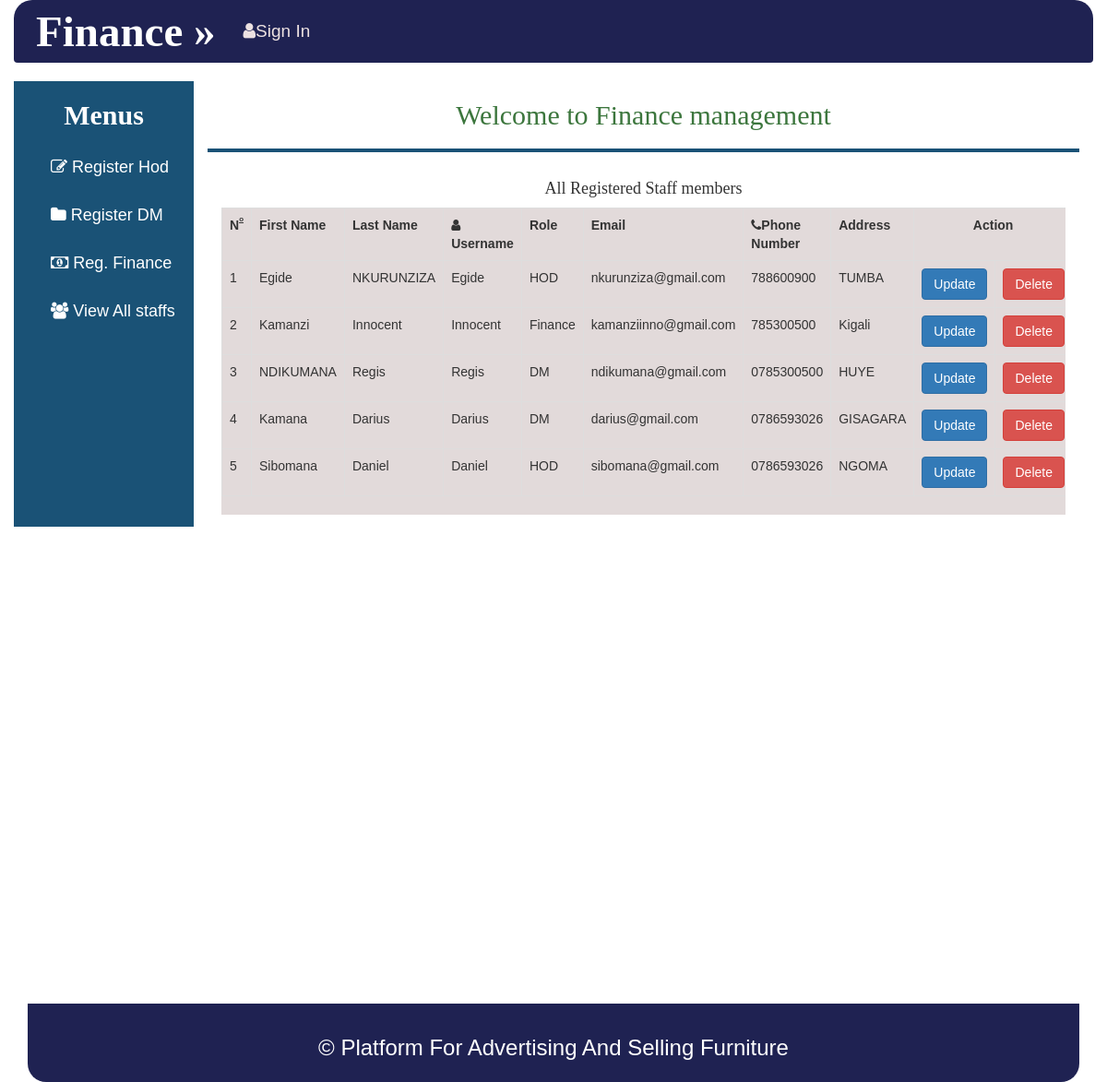
/staff/home_finance.php?viewstaffs (signed in), run on the app's committed database.
### tables this page shows
CREATE TABLE `staffmembers` (
  `stf_id` int(10) NOT NULL,
  `stf_firstname` varchar(90) NOT NULL,
  `stf_lastname` varchar(90) NOT NULL,
  `stf_username` varchar(90) NOT NULL,
  `stf_userrole` varchar(90) NOT NULL,
  `stf_email` varchar(100) NOT NULL,
  `stf_telephone` varchar(20) NOT NULL,
  `stf_password` varchar(40) NOT NULL,
  `stf_address` varchar(90) NOT NULL,
  `stf_status` tinyint(10) NOT NULL
);

### connect/pdoquery.php (called while the page is built, shortened)
<?php
include('pdoconnect.php');
class FurnitureQuery
{
	public $con;
	function __construct()
	{
		$k = new Connection;
		$this->con = $k->connect();
	}
	public function viewStaffMembers() {
		$sql = "SELECT * FROM staffmembers ";
		$query = $this->con->prepare($sql);
		$query->execute();
		return $query;
	}
}
?>

### connect/pdoconnect.php (called while the page is built, shortened)
<?php
class Connection{
	public $host="localhost";
	protected $db= "furniture";
	private   $user="root";
	private   $pass="";
	public function connect(){
		try{
		$dsn= "mysql:host=$this->host; dbname=$this->db";
		$this->con = new PDO($dsn, $this->user, $this->pass );
		return $this->con;
	}catch(PDOException $err ){
		echo "ERROR OCCURED".$err->getMessage();
	}
  }
}

### staff/home_finance.php (the view, shortened to what this page needs)
<?php
include '../layout/header_finance.php';
?>
  <div class="container"  id="contentContainer-fluid" style="height: auto!important;">
    <div class="row prod" id="content-data" style="font-family: verdana!important; height: 1000px!important;">
      <div class="col-md-2 left-data-link" style="height: auto!important; background-color: #1a5276!important; padding: 0px!important; margin: 0px!important; color: #FFF!important;">
        <?php  include '../layout/navigation.php';  ?>
      </div>
      <div class="col-md-10">
        <h2 class="text-center text-success">Welcome to Finance management</h2><hr style="border: 2px solid #1a5276!important;">
    <?php if(!isset($_GET['viewstaffs']) && !isset($_GET['setfprice']) && !isset($_GET['setp']) && !isset($_GET['view_py'])) { ?>
    <div id="section-3">
      <div class="row">
        <div class="col-xl-6 col-lg-6 mb-5 text-center m-4">
          <div class="card text-white bg-danger o-hidden h-100">
            <div class="card-body">
              <div class="card-body-icon">
                <i class="fa fa-list fa-5x text-center p-5"></i>
              </div>
              <h3 class="ml-5">Paid orders&nbsp;<button class="btn btn-lg btn-warning text-danger" disabled><?php echo $obj->cPaidOrders(); ?></button></h3>
            </div>
            <p class="card-footer text-white clearfix small z-1">
              <span class="float-left">This section shows the total number of all paid orders</span>
              <span class="float-right">
                <i class="fa fa-angle-right"></i>
              </span>
            </p>
          </div>
        </div>
        <div class="col-xl-6 col-lg-6 mb-5 text-center m-4">
          <div class="card text-white bg-primary o-hidden h-100">
            <div class="card-body">
              <div class="card-body-icon">
                <i class="fa fa-archive fa-5x text-center p-5"></i>
              </div>
              <h3 class="ml-5">Unpaid orders&nbsp;<button class="btn btn-lg btn-warning text-danger" disabled><?php echo $obj->cUnpaidOrders(); ?></button></h3>
            </div>
            <p class="card-footer text-white clearfix small z-1">
              <span class="float-left">This section shows the total number of all unpaid orders</span>
              <span class="float-right">
                <i class="fa fa-angle-right"></i>
              </span>
            </p>
          </div>
        </div>
        <div class="col-xl-6 col-lg-6 mb-5 text-center m-4">
          <div class="card text-white bg-danger o-hidden h-100">
            <div class="card-body">
              <div class="card-body-icon">
                <i class="fa fa-list fa-5x text-center p-5"></i>
              </div>
              <h3 class="ml-5">All Furniture&nbsp;<button class="btn btn-lg btn-warning text-danger" disabled><?php echo $obj->countFurnitures(); ?></button></h3>
            </div>
            <p class="card-footer text-white clearfix small z-1">
              <span class="float-left">This section shows the total number of all furniture</span>
              <span class="float-right">
                <i class="fa fa-angle-right"></i>
              </span>
            </p>
          </div>
        </div>
        <div class="col-xl-6 col-lg-6 mb-5 text-center m-4">
          <div class="card text-white bg-primary o-hidden h-100">
            <div class="card-body">
              <div class="card-body-icon">
                <i class="fa fa-archive fa-5x text-center p-5"></i>
              </div>
              <h3 class="ml-5">Registered Customers&nbsp;<button class="btn btn-lg btn-warning text-danger" disabled><?php echo $obj->countAllCustomers(); ?></button></h3>
            </div>
            <p class="card-footer text-white clearfix small z-1">
              <span class="float-left">This section shows the total number of all customers</span>
              <span class="float-right">
                <i class="fa fa-angle-right"></i>
              </span>
            </p>
          </div>
        </div>
    <?php } else if(isset($_GET['viewstaffs']) ) { ?>
    <div class="col-md-12">
     	<h4 class="text-center head-content">All Registered Staff members</h4>
        <div class="table-responsive">
        <table class="table table-bordered table-hover" style="font-size: 14px!important; ">
            <tr>
              <th>N<sup><sup><u>o</u></sup></sup></th>
              <th>First Name</th>
              <th>Last Name</th>
              <th><i class="fa fa-user"></i>Username</th>
              <th>Role</th>
              <th>Email</th>
              <th><i class="fa fa-phone"></i>Phone Number</th>
              <th>Address</th>
              <th colspan="2" class="text-center">Action</th>
            </tr>
            <?php
              $no=1;
              $stmt= $obj->viewStaffMembers();
              while($row= $stmt->FETCH(PDO::FETCH_ASSOC)) {
            ?>
            <tr>
              <td><?php echo $no; ?></td>
              <td><?php echo $row['stf_firstname'];?></td>
              <td><?php echo $row['stf_lastname'];?></td>
              <td><?php echo $row['stf_username'];?></td>
              <td><?php echo $row['stf_userrole'];?></td>
              <td><?php echo $row['stf_email'];?></td>
              <td><?php echo $row['stf_telephone'];?></td>
              <td><?php echo $row['stf_address'];?></td>
              <td><a href="#" class="btn btn-primary">Update</a></td>
              <td><a href="#" class="btn btn-danger">Delete</a></td>
            </tr>
        	<?php $no++; } ?>
        </table>
    	</div>
    <?php } ?>
</div>
</div>
</div>
        <?php include '../layout/staff_footer.php';  ?>

### css/1.css (style rules this page uses)
.table-responsive { background-color: #e2dada;; font-size: 18px; font-family: arial; border: 2px; }

### css/2.css (style rules this page uses)
.left-data-link { background-color: #fbf6f6; height: inherit; }
#content-data { min-height: 600px; }

### data on the page
staffmembers: stf_firstname "Egide", stf_lastname "NKURUNZIZA", stf_username "Egide", stf_userrole "HOD", stf_email "nkurunziza@gmail.com", stf_telephone "788600900", stf_address "TUMBA"
staffmembers: stf_firstname "Kamanzi", stf_lastname "Innocent", stf_username "Innocent", stf_userrole "Finance", stf_email "kamanziinno@gmail.com", stf_telephone "785300500", stf_address "Kigali"
staffmembers: stf_firstname "NDIKUMANA", stf_lastname "Regis", stf_username "Regis", stf_userrole "DM", stf_email "ndikumana@gmail.com", stf_telephone "0785300500", stf_address "HUYE"
staffmembers: stf_firstname "Kamana", stf_lastname "Darius", stf_username "Darius", stf_userrole "DM", stf_email "darius@gmail.com", stf_telephone "0786593026", stf_address "GISAGARA"
staffmembers: stf_firstname "Sibomana", stf_lastname "Daniel", stf_username "Daniel", stf_userrole "HOD", stf_email "sibomana@gmail.com", stf_telephone "0786593026", stf_address "NGOMA"
